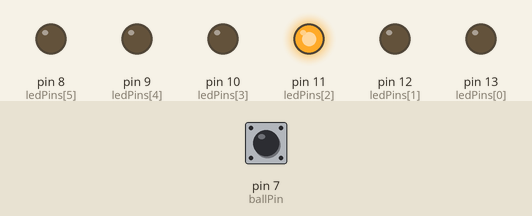
The sketch below on a simulated Arduino Uno, built with avr-gcc and run on an emulated ATmega328P. Shown: output pins drawn as LEDs (lit = HIGH). Inputs (shaded band) come from the test bench; at power-on: pin 7 (ballPin) HIGH.

Above: at 6.8 s.
6.9 s: pin 7 (ballPin) pulled LOW for 3 s
At 9.8 s:
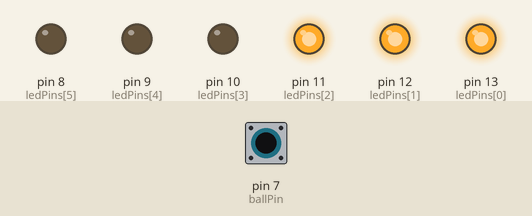
14.5 s: pin 7 (ballPin) pulled LOW for 3 s
At 15.8 s:
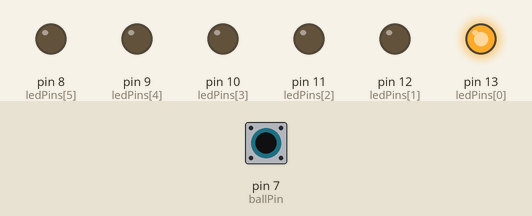
19.5 s: pin 7 (ballPin) driven LOW
At 25.3 s:
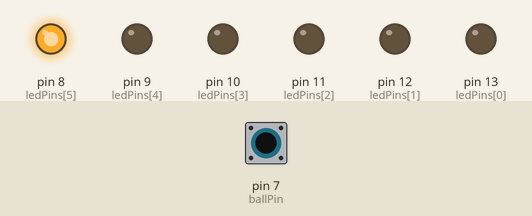
27.2 s: pin 7 (ballPin) driven HIGH
At 33.3 s:
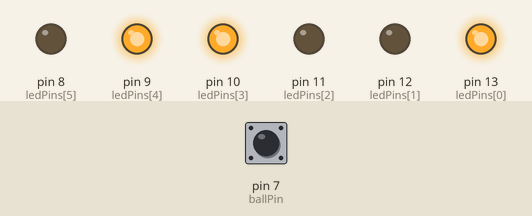
34.5 s: pin 7 (ballPin) driven LOW
At 40.3 s:
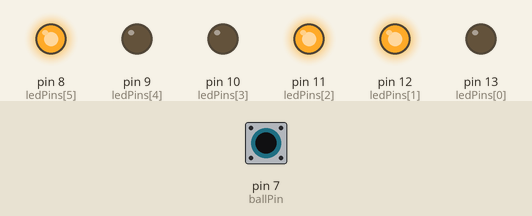
Timing chart, 0 to 46.5 s (numbered marks = the images above; inputs shaded):
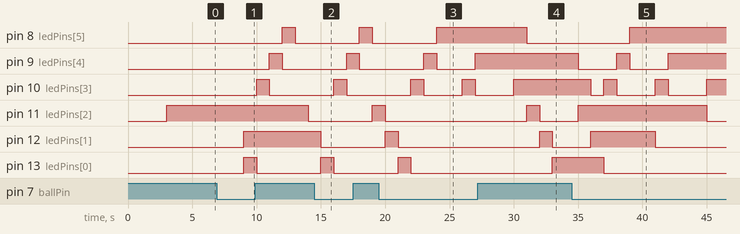

Measured:
- after the input at 6.9 s, pin 8 (ledPins[5]): LOW → HIGH after 5.1 s, → LOW 1.0 s later; pin 9 (ledPins[4]): LOW → HIGH after 4.1 s, → LOW 1.0 s later; pin 10 (ledPins[3]): LOW → HIGH after 3.1 s, → LOW 1.0 s later; pin 11 (ledPins[2]): HIGH → LOW after 7.1 s; pin 12 (ledPins[1]): LOW → HIGH after 2.1 s
- after the input at 14.5 s, pin 8 (ledPins[5]): LOW → HIGH after 3.5 s, → LOW 1.0 s later; pin 9 (ledPins[4]): LOW → HIGH after 2.5 s, → LOW 1.0 s later; pin 10 (ledPins[3]): LOW → HIGH after 1.5 s, → LOW 1.0 s later; pin 12 (ledPins[1]): goes on until 15.0 s, then stays LOW
- after the input at 19.5 s, pin 8 (ledPins[5]): LOW → HIGH after 4.5 s; pin 9 (ledPins[4]): LOW → HIGH after 3.5 s, → LOW 1.0 s later, → HIGH 3.0 s later
- after the input at 27.2 s, pin 8 (ledPins[5]): HIGH → LOW after 3.8 s; pin 11 (ledPins[2]): LOW → HIGH after 3.8 s, → LOW 1.0 s later; pin 12 (ledPins[1]): LOW → HIGH after 4.8 s, → LOW 1.0 s later; pin 13 (ledPins[0]): LOW → HIGH after 5.8 s
- after the input at 34.5 s, pin 8 (ledPins[5]): LOW → HIGH after 4.5 s; pin 13 (ledPins[0]): HIGH → LOW after 2.5 s

The sketch:

timer.ino
```cpp
const byte pinCount = 6;           // the number of pins (i.e. the length of the array)
const byte totalTime = 60;
const byte steps = 3;
const byte ballPin = 7;
byte previousVal = 0;
byte currentVal = 0;
byte sandLevel = 0;
byte ledPins[] = {
  13, 12, 11, 10, 9, 8
};       // an array of pin numbers to which LEDs are attached


// the setup function runs once when you press reset or power the board
void setup() {
  // initialize digital pin LED_BUILTIN as an output.
  for (int thisPin = 0; thisPin < pinCount; thisPin++) {
    pinMode(ledPins[thisPin], OUTPUT);
    digitalWrite(ledPins[thisPin], LOW);
  }
  // initialize Ball switch
  pinMode(ballPin, INPUT);
  digitalWrite(ballPin, HIGH);
  previousVal = 0;
  sandLevel = 0;

}

// the loop function runs over and over again forever
void loop() {
  // Check to see if rotated
  int digitalVal = digitalRead(ballPin);
  if (digitalVal == HIGH) {
    currentVal = 1;
  }
  else {
    currentVal = 0;
  }

  if (currentVal != previousVal) {
    // if rotated reverse array
    sandLevel = steps - sandLevel;
    byte tempArray[pinCount];
    memcpy(tempArray, ledPins, sizeof(ledPins));
    for (int thisPin = 0; thisPin < pinCount; thisPin++) {
      ledPins[thisPin] = tempArray[pinCount - 1 - thisPin];
    }
  }
  switch (sandLevel){
   // all dots at the top
    case 0: {
      for (int thisPin = 0; thisPin < pinCount / 2; thisPin++) {
        digitalWrite(ledPins[thisPin], HIGH);   // turn the LED on (HIGH is the voltage level)
      }
      for (int thisPin = pinCount / 2; thisPin < pinCount; thisPin++) {
        digitalWrite(ledPins[thisPin], LOW);   // turn the LED on (HIGH is the voltage level)
      }
      break;
    }
    case 1: {
      // 10 seconds, move first dot
      delay(1000);
      digitalWrite(ledPins[0], LOW);
      digitalWrite(ledPins[3], HIGH);
      delay(1000);
      digitalWrite(ledPins[3], LOW);
      digitalWrite(ledPins[4], HIGH);
      delay(1000);
      digitalWrite(ledPins[4], LOW);
      digitalWrite(ledPins[5], HIGH);
      break;
    }
    case 2: {
      // 10 seconds, move first dot
      delay(1000);
      delay(1000);
      digitalWrite(ledPins[1], LOW);
      digitalWrite(ledPins[3], HIGH);
      delay(1000);
      digitalWrite(ledPins[3], LOW);
      digitalWrite(ledPins[4], HIGH);
      break;
    }
    case 3: {
           // 10 seconds, move first dot
      delay(1000);
      delay(1000);
      delay(1000);
      digitalWrite(ledPins[2], LOW);
      digitalWrite(ledPins[3], HIGH);
      break;
    }
  }
  if (sandLevel < 3){
    sandLevel++;
  }
  previousVal = currentVal;
}
```
